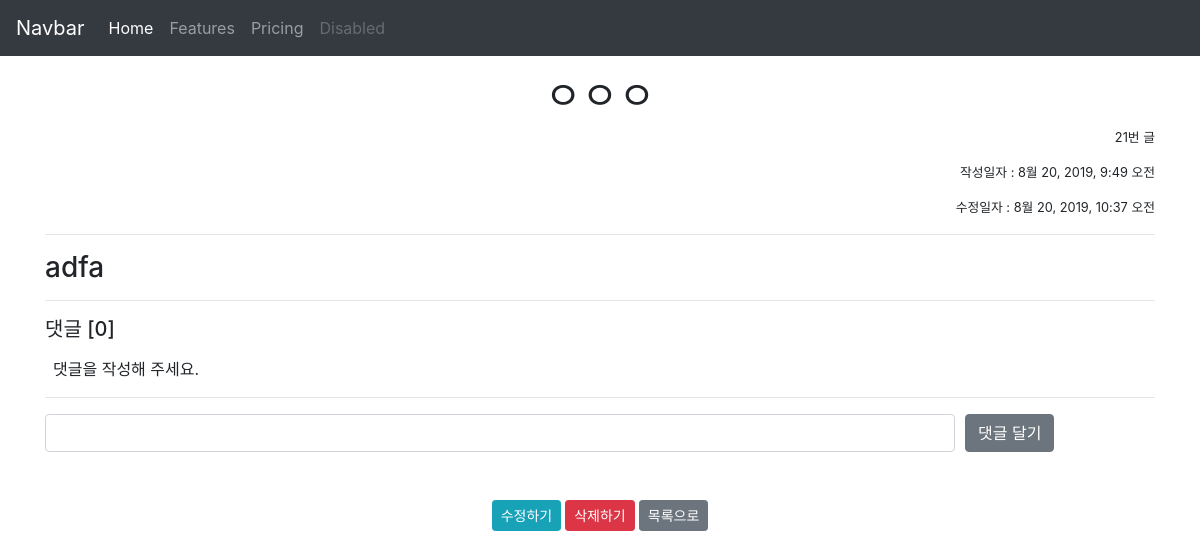
The page /articles/21/ on the database as committed earlier.
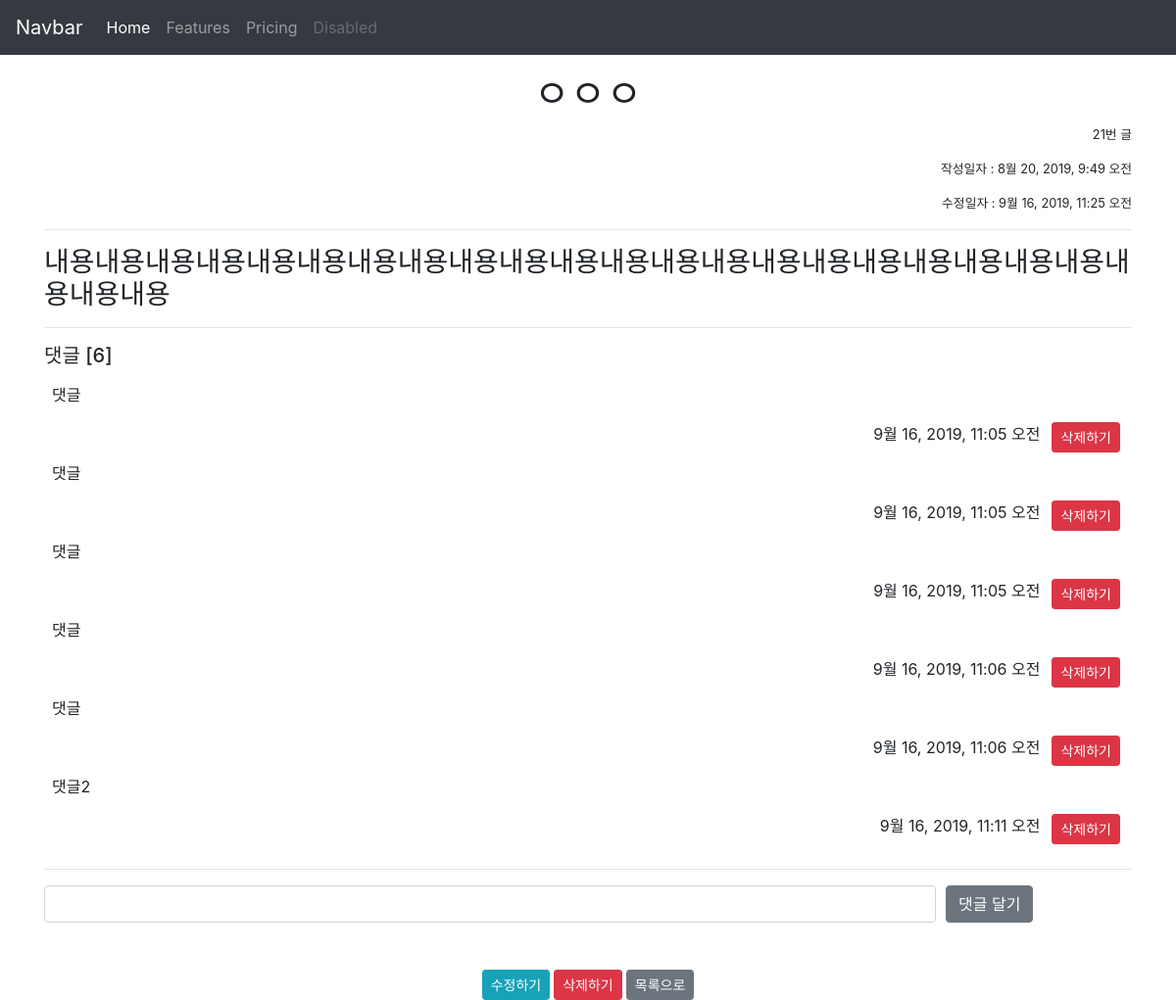
The same page on the database as committed later.
### articles/models.py (models this page shows, shortened)
class Article(models.Model):
    title = models.CharField(max_length=10)
    content = models.TextField()
    created_at = models.DateTimeField(auto_now_add=True)
    updated_at = models.DateTimeField(auto_now=True)

class Comment(models.Model):
    content = models.CharField(max_length=140)
    created_at = models.DateTimeField(auto_now_add=True)
    article = models.ForeignKey(Article, on_delete=models.CASCADE)

### articles/views.py (the view)
# urls.py: path('<int:article_pk>/',views.detail, name='detail'),
def detail(request, article_pk):
    article = Article.objects.get(pk=article_pk)
    comments = article.comment_set.all()
    context = {
        'article': article,
        'comments': comments,
    }
    return render(request, 'articles/detail.html', context)

### articles/templates/articles/detail.html (shortened to what this page needs)
{% extends 'articles/base.html' %}
{% block body %}
  <h1 class='text-center mt-3'>{{ article.title }}</h1>
  <p class="text-right" style="font-size:0.8rem" class='id'>{{ article.id }}번 글</p>
  <p class="text-right" style="font-size:0.8rem">작성일자 : {{ article.created_at }}</p>
  <p class="text-right" style="font-size:0.8rem">수정일자 : {{ article.updated_at }}</p>
  <hr>
  <h3 class="my-3">{{ article.content }}</h3>
  <hr>
  <h5>댓글 [{{comments.count}}]</h5>
  <div class="m-2 mt-3">
  {% for comment in comments %}
  <p>{{comment.content}}</p>
  <div class="d-flex justify-content-end">
  <p class="d-inline mr-2">{{comment.created_at}}</p>
  <form class="mx-1 d-inline-block" action="{% url 'articles:comment_delete' article.pk comment.pk %}" method="POST" onclick="return confirm('삭제하시겠습니까?')">
    <input class="btn btn-danger btn-sm" type="submit" value="삭제하기">
  </form>
  </div>
  {% empty %}
    <p>댓글을 작성해 주세요.</p>
  {% endfor %}
  </div>
  <hr>
  <form class="mb-3 mr-3" action="{% url 'articles:comment_create' article.pk %}" method="POST">
    <div class="form-row">
    <div class="col-10">
      <input class="form-control" type="text" name='comment'>
    </div>
    <div  class="col-2">
      <input class="btn btn-secondary" type="submit" value="댓글 달기">
    </div>
  </div>
  </form>
  <div class="d-flex justify-content-center mt-5">
  <a class="btn btn-info btn-sm" href="{% url 'articles:update' article.pk %}">수정하기</a>
  <form class="mx-1 d-inline-block" action="{% url 'articles:delete' article.pk %}" method="POST" onclick="return confirm('삭제하시겠습니까?')">
    <input class="btn btn-danger btn-sm" type="submit" value="삭제하기">
    </form>
  <a class="btn btn-secondary btn-sm" href="{% url 'articles:index' %}">목록으로</a>
  </div>
{% endblock %}

Rows that differ between the two databases and show on the page:
changed Article "ㅇㅇㅇ": updated_at "8월 20, 2019, 10:37 오전" → "9월 16, 2019, 11:25 오전"; content "adfa" → "내용내용내용내용내용내용내용내용내용내용내용내용내용내용내용내용내용내용내용내용내용내용내용내용"; count "0" → "6"
added Comment: content "댓글", created_at "9월 16, 2019, 11:05 오전"
added Comment: content "댓글", created_at "9월 16, 2019, 11:05 오전"
added Comment: content "댓글", created_at "9월 16, 2019, 11:05 오전"
added Comment: content "댓글", created_at "9월 16, 2019, 11:06 오전"
added Comment: content "댓글", created_at "9월 16, 2019, 11:06 오전"
added Comment: content "댓글2", created_at "9월 16, 2019, 11:11 오전"
Other text that changed with them:
text no longer shown: "댓글을 작성해 주세요."
